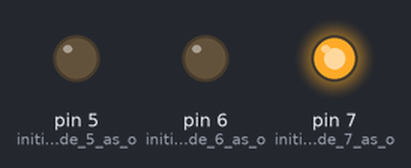
A sketch run on a simulated Arduino Uno, built with avr-gcc and run on an emulated ATmega328P. Shown: output pins drawn as LEDs (lit = HIGH).

Above: at 2.0 s.
At 5.0 s:
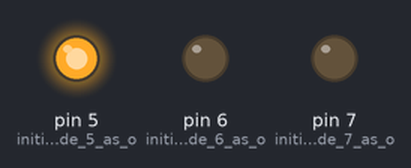
At 8.0 s:
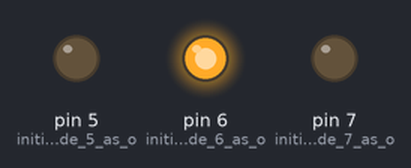
Timing chart, 0 to 13.0 s (numbered marks = the images above):
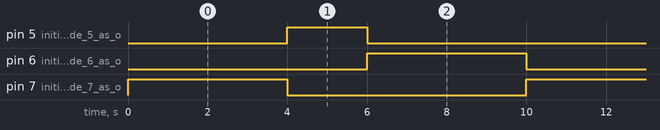

Measured:
- by itself, pin 5 (initialize_pinmode_5_as_o): alternates HIGH for 2.0 s and LOW for 8.0 s
- by itself, pin 6 (initialize_pinmode_6_as_o), pin 7 (initialize_pinmode_7_as_o): alternates HIGH for 4.0 s and LOW for 6.0 s
- by itself, everything shown: repeats every 10.0 s, in 4 steps

The sketch:

Project2.ino
```cpp
void setup() {
  // put your setup code here, to run once:
  pinMode(5, OUTPUT); //initialize pinmode 5 as output ALSO YELLOW
  pinMode(6, OUTPUT); //initialize pinmode 6 as output ALSO RED
  pinMode(7, OUTPUT); //initialize pinmode 7 as output ALSO GREEN
}

void loop() {
  // put your main code here, to run repeatedly:
  digitalWrite(7, HIGH); //turn the LED on
  delay(4000); //delaying the program by one second effectively keeping the LED on for a second
  digitalWrite(7, LOW); //turn LED off
  digitalWrite(5, HIGH); //turn the LED on
  delay(2000); //delaying the program by one second effectively keeping the LED on for a second
  digitalWrite(5, LOW); //turn LED off
  digitalWrite(6, HIGH); //turn the LED on
  delay(4000); //delaying the program by one second effectively keeping the LED on for a second
  digitalWrite(6, LOW); //turn LED off
}
```
